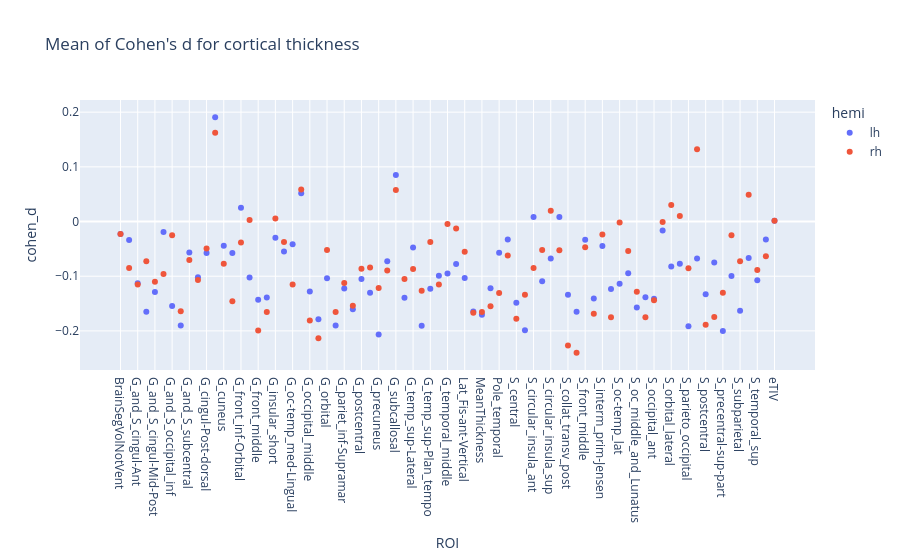

This figure's notebook cell:
### Code cell
mean_cohen_d = cohen_d_thickness.groupby(["hemi","ROI"])["cohen_d"].mean().reset_index()
fig = px.scatter(
    mean_cohen_d,
    x="ROI",
    y="cohen_d",
    color="hemi",
    hover_data=["cohen_d"],
    title="Mean of Cohen's d for cortical thickness",
).update_traces(orientation="h")
print_figure(fig, filename="figures/mean_cohen_d_thickness.png")

### Figure 1 — Plotly figure (JSON) as saved in the notebook; plotly's stock layout.template omitted (floating-point values rounded to 4 significant figures)
{"data": [{"hovertemplate": "hemi=lh<br>ROI=%{x}<br>cohen_d=%{y}<extra></extra>", "legendgroup": "lh", "marker": {"color": "#636efa", "symbol": "circle"}, "mode": "markers", "name": "lh", "orientation": "h", "showlegend": true, "type": "scatter", "x": ["BrainSegVolNotVent", "G_Ins_lg_and_S_cent_ins", "G_and_S_cingul-Ant", "G_and_S_cingul-Mid-Ant", "G_and_S_cingul-Mid-Post", "G_and_S_frontomargin", "G_and_S_occipital_inf", "G_and_S_paracentral", "G_and_S_subcentral", "G_and_S_transv_frontopol", "G_cingul-Post-dorsal", "G_cingul-Post-ventral", "G_cuneus", "G_front_inf-Opercular", "G_front_inf-Orbital", "G_front_inf-Triangul", "G_front_middle", "G_front_sup", "G_insular_short", "G_oc-temp_lat-fusifor", "G_oc-temp_med-Lingual", "G_oc-temp_med-Parahip", "G_occipital_middle", "G_occipital_sup", "G_orbital", "G_pariet_inf-Angular", "G_pariet_inf-Supramar", "G_parietal_sup", "G_postcentral", "G_precentral", "G_precuneus", "G_rectus", "G_subcallosal", "G_temp_sup-G_T_transv", "G_temp_sup-Lateral", "G_temp_sup-Plan_polar", "G_temp_sup-Plan_tempo", "G_temporal_inf", "G_temporal_middle", "Lat_Fis-ant-Horizont", "Lat_Fis-ant-Vertical", "Lat_Fis-post", "MeanThickness", "Pole_occipital", "Pole_temporal", "S_calcarine", "S_central", "S_cingul-Marginalis", "S_circular_insula_ant", "S_circular_insula_inf", "S_circular_insula_sup", "S_collat_transv_ant", "S_collat_transv_post", "S_front_inf", "S_front_middle", "S_front_sup", "S_interm_prim-Jensen", "S_intrapariet_and_P_trans", "S_oc-temp_lat", "S_oc-temp_med_and_Lingual", "S_oc_middle_and_Lunatus", "S_oc_sup_and_transversal", "S_occipital_ant", "S_orbital-H_Shaped", "S_orbital_lateral", "S_orbital_med-olfact", "S_parieto_occipital", "S_pericallosal", "S_postcentral", "S_precentral-inf-part", "S_precentral-sup-part", "S_suborbital", "S_subparietal", "S_temporal_inf", "S_temporal_sup", "S_temporal_transverse", "eTIV"], "xaxis": "x", "y": [-0.02271, -0.03381, -0.113, -0.1651, -0.129, -0.01926, -0.1544, -0.1899, -0.05653, -0.102, -0.05777, 0.1907, -0.04426, -0.05746, 0.02531, -0.1022, -0.1432, -0.1388, -0.02962, -0.05502, -0.04144, 0.05182, -0.1278, -0.1786, -0.1039, -0.19, -0.1225, -0.1604, -0.105, -0.13, -0.2066, -0.0725, 0.08489, -0.1393, -0.04743, -0.1907, -0.1231, -0.09923, -0.09496, -0.07761, -0.1033, -0.1644, -0.1705, -0.1218, -0.05724, -0.03305, -0.1484, -0.199, 0.008271, -0.1093, -0.06739, 0.008339, -0.1337, -0.1651, -0.03349, -0.1406, -0.04487, -0.1235, -0.114, -0.09442, -0.1574, -0.1384, -0.141, -0.01657, -0.08204, -0.07704, -0.1916, -0.0678, -0.1328, -0.07478, -0.2002, -0.09968, -0.1632, -0.06652, -0.1074, -0.03288, 0.001421], "yaxis": "y"}, {"hovertemplate": "hemi=rh<br>ROI=%{x}<br>cohen_d=%{y}<extra></extra>", "legendgroup": "rh", "marker": {"color": "#EF553B", "symbol": "circle"}, "mode": "markers", "name": "rh", "orientation": "h", "showlegend": true, "type": "scatter", "x": ["BrainSegVolNotVent", "G_Ins_lg_and_S_cent_ins", "G_and_S_cingul-Ant", "G_and_S_cingul-Mid-Ant", "G_and_S_cingul-Mid-Post", "G_and_S_frontomargin", "G_and_S_occipital_inf", "G_and_S_paracentral", "G_and_S_subcentral", "G_and_S_transv_frontopol", "G_cingul-Post-dorsal", "G_cingul-Post-ventral", "G_cuneus", "G_front_inf-Opercular", "G_front_inf-Orbital", "G_front_inf-Triangul", "G_front_middle", "G_front_sup", "G_insular_short", "G_oc-temp_lat-fusifor", "G_oc-temp_med-Lingual", "G_oc-temp_med-Parahip", "G_occipital_middle", "G_occipital_sup", "G_orbital", "G_pariet_inf-Angular", "G_pariet_inf-Supramar", "G_parietal_sup", "G_postcentral", "G_precentral", "G_precuneus", "G_rectus", "G_subcallosal", "G_temp_sup-G_T_transv", "G_temp_sup-Lateral", "G_temp_sup-Plan_polar", "G_temp_sup-Plan_tempo", "G_temporal_inf", "G_temporal_middle", "Lat_Fis-ant-Horizont", "Lat_Fis-ant-Vertical", "Lat_Fis-post", "MeanThickness", "Pole_occipital", "Pole_temporal", "S_calcarine", "S_central", "S_cingul-Marginalis", "S_circular_insula_ant", "S_circular_insula_inf", "S_circular_insula_sup", "S_collat_transv_ant", "S_collat_transv_post", "S_front_inf", "S_front_middle", "S_front_sup", "S_interm_prim-Jensen", "S_intrapariet_and_P_trans", "S_oc-temp_lat", "S_oc-temp_med_and_Lingual", "S_oc_middle_and_Lunatus", "S_oc_sup_and_transversal", "S_occipital_ant", "S_orbital-H_Shaped", "S_orbital_lateral", "S_orbital_med-olfact", "S_parieto_occipital", "S_pericallosal", "S_postcentral", "S_precentral-inf-part", "S_precentral-sup-part", "S_suborbital", "S_subparietal", "S_temporal_inf", "S_temporal_sup", "S_temporal_transverse", "eTIV"], "xaxis": "x", "y": [-0.02271, -0.08511, -0.115, -0.07256, -0.11, -0.09581, -0.02491, -0.1639, -0.0704, -0.1071, -0.0492, 0.1624, -0.07726, -0.1456, -0.03837, 0.002646, -0.1993, -0.1654, 0.005496, -0.03758, -0.1152, 0.05854, -0.1808, -0.2133, -0.052, -0.1653, -0.1125, -0.1541, -0.08654, -0.08417, -0.1216, -0.08973, 0.05783, -0.1051, -0.0869, -0.1264, -0.03741, -0.1152, -0.004474, -0.01273, -0.05508, -0.167, -0.1655, -0.1548, -0.1308, -0.06214, -0.1776, -0.1337, -0.08507, -0.05193, 0.01966, -0.05274, -0.2268, -0.24, -0.04697, -0.1688, -0.02382, -0.1752, -0.001703, -0.05386, -0.1286, -0.1751, -0.1438, -0.0006233, 0.03013, 0.01017, -0.08523, 0.1321, -0.1886, -0.1745, -0.1304, -0.02509, -0.07257, 0.04895, -0.08858, -0.0633, 0.001421], "yaxis": "y"}], "layout": {"legend": {"title": {"text": "hemi"}, "tracegroupgap": 0}, "title": {"text": "Mean of Cohen's d for cortical thickness"}, "xaxis": {"anchor": "y", "domain": [0, 1], "title": {"text": "ROI"}}, "yaxis": {"anchor": "x", "domain": [0, 1], "title": {"text": "cohen_d"}}}}
